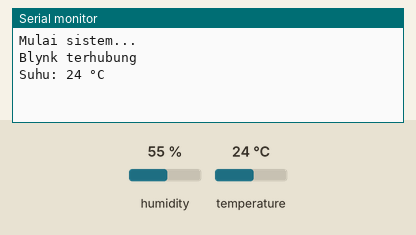
A sketch run on a simulated ESP32. Parts: the last lines printed to the serial monitor. The inputs (shaded band) are chosen by the test bench; at power-on: temperature 24 °C, humidity 55 %. WiFi joins after 1.5 s; servers stay silent unless stated.

Above: at 3.0 s.
3.1 s: temperature set to 41 °C
At 5.5 s:
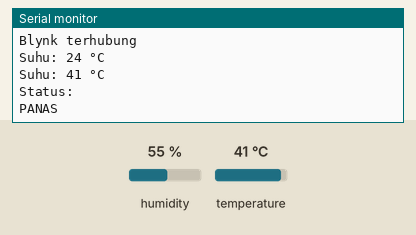
6.3 s: temperature set to 12 °C
At 7.6 s:
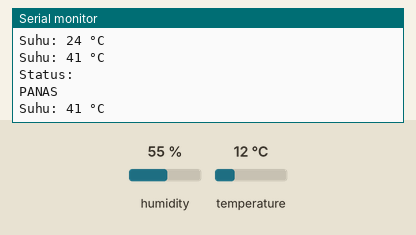
Timing chart, 0 to 9.3 s (numbered marks = the images above; inputs shaded):
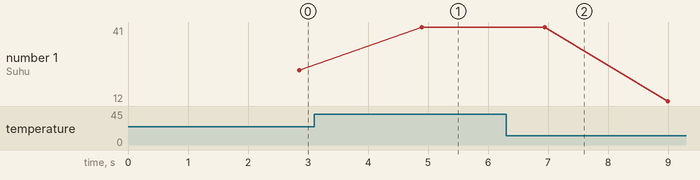

The sketch:

sketch_nov6a.ino
```cpp
#define BLYNK_TEMPLATE_ID "TMPL6DQ_QTyaM"
#define BLYNK_TEMPLATE_NAME "SUHU"
#define BLYNK_AUTH_TOKEN "tAgztYAUqQM4AF_Z8L8O6Jcqu7ZSg_p_"

#include <WiFi.h>
#include <WiFiClient.h>
#include <BlynkSimpleEsp32.h>
#include <DHT11.h>

char auth[] = BLYNK_AUTH_TOKEN;
char ssid[] = "opowes";
char pass[] = "12345678";

const int sensorPin = 32;
DHT11 dht11(sensorPin);

// variabel status untuk notifikasi cerdas
String statusSebelumnya = "";

void setup() {
  Serial.begin(115200);
  Serial.println("Mulai sistem...");
  Blynk.begin(auth, ssid, pass);
  Serial.println("Blynk terhubung");
}

void loop() {
  Blynk.run();
  bacaSuhu();
}

void bacaSuhu() {
  int temperature = dht11.readTemperature();
  int humidity = dht11.readHumidity();

  // kirim data sensor
  Blynk.virtualWrite(V0, temperature);
  Blynk.virtualWrite(V1, humidity);

  Serial.print("Suhu: ");
  Serial.print(temperature);
  Serial.println(" °C");

  // =============================
  // PENENTUAN STATUS SUHU
  // =============================
  String status;

  if (temperature < 20) {
    status = "DINGIN";
  }
  else if (temperature <= 35) {
    status = "NORMAL";
  }
  else {
    status = "PANAS";
  }

  // kirim label status ke Blynk
  Blynk.virtualWrite(V2, status);

  // =============================
  // NOTIFIKASI CERDAS
  // =============================
  if (status == "PANAS" && statusSebelumnya != "PANAS") {
    Blynk.logEvent("suhu_panas", "Peringatan! Suhu melebihi batas aman");
    Serial.println("Status: ");
    Serial.println(status);
  }

  statusSebelumnya = status;

  delay(1000);
}
```

Measured:
- after the input at 3.1 s, the serial monitor: prints a new line after 1.8 s (image 1)
- plotted number 1: 24 → 41 after the input at 3.1 s, 41 → 12 after the input at 6.3 s
